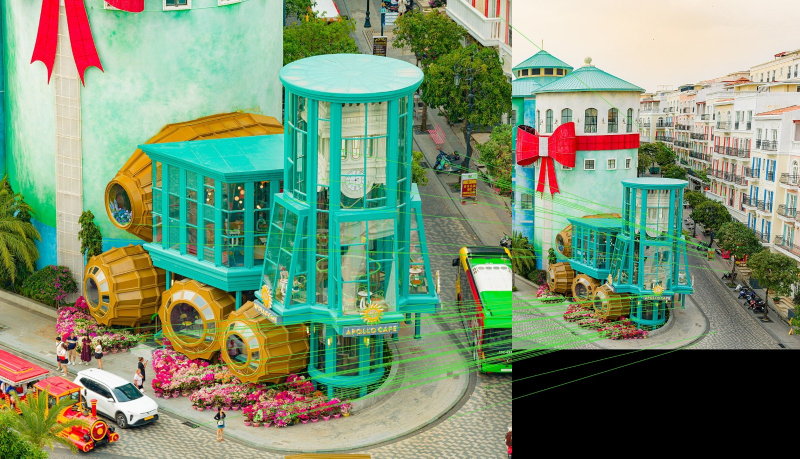
#> input picture R21_evidence/R21_apollo_drone_inlier_lines.jpg, 1600 x 917 px, given in place of R20_drone_0028.jpg, which was not available (shown at 1/2 size); the run also reads 1 picture not shown here
$ python r21-roi-opencv.py
#> lines starting #> are read from the running program, lines starting #| are printed output that depends on the picture; pictures that were not available may be replaced by others from this repository, and a replacement may not be noted
"""Bounded OpenCV R21: transparent feature matching test of actual Apollo photos. NO geometry generation."""
import cv2, numpy as np, json, time, gc
from pathlib import Path
cv2.setNumThreads(1)
root=Path(__file__).parent
r13=Path(r'C:\Users\Public\OpenPQ\living-sunset-r13-real-cell-20261010\photos')
r20=Path(r'C:\Users\Public\OpenPQ\living-r20-source-gate-20261011')
sources={'drone0028':r20/'R20_drone_0028.jpg','drone0031':r13/'08.jpg','ground06':r13/'06.jpg','ground07':r13/'07.jpg'}
bounds={'drone0028':(.14,.00,.96,.98),'drone0031':(.55,.00,.99,.80),
        'ground06':(.15,.00,.77,.98),'ground07':(.18,.00,.82,.95)}
pairs=[('drone0028','drone0031'),('ground06','ground07'),('drone0028','ground06')]
cases=[('whole_sift',False,False),('apollo_roi_sift',True,False),('apollo_roi_rootsift',True,True)]
res=[]
matchimgs=[]
def feats(name,roi,useRoot,maxW=1500):
#> called with name = 'drone0028', roi = False, useRoot = False, maxW = 1500
 im=cv2.imread(str(sources[name]))
#> im is the input picture: shape (917, 1600, 3); mean B, G, R 115.7, 145.2, 122.9
 if im is None:raise ValueError('MISSING '+name)
 h,w=im.shape[:2]
#> h = 917; w = 1600
 if roi:
  x0,y0,x1,y1=bounds[name];l,r=int(x0*w),int(x1*w);t,b=int(y0*h),int(y1*h)
  im=im[t:b,l:r]
 else:l=t=0
 ih,iw=im.shape[:2]
#> ih = 917; iw = 1600
 scl=min(1,maxW/iw)
#> scl = 0.938
 if scl<1:im=cv2.resize(im,(round(iw*scl),round(ih*scl)),interpolation=cv2.INTER_AREA)
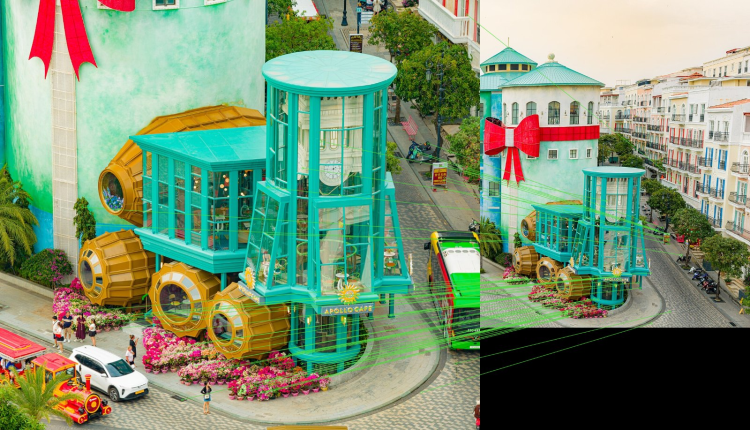
#> im: shape (860, 1500, 3) (shown at 1/2 size); mean B, G, R 115.7, 145.2, 122.9
 g=cv2.cvtColor(im,cv2.COLOR_BGR2GRAY)
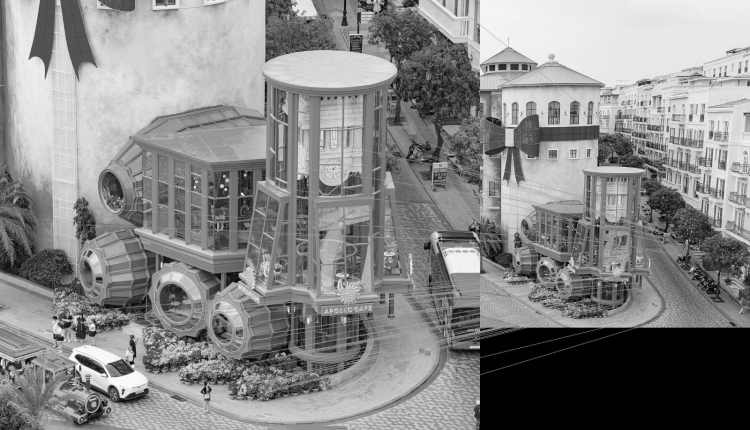
#> g: shape (860, 1500) (shown at 1/2 size); min 0, max 254, mean 135.2
 g=cv2.createCLAHE(clipLimit=2,tileGridSize=(8,8)).apply(g)
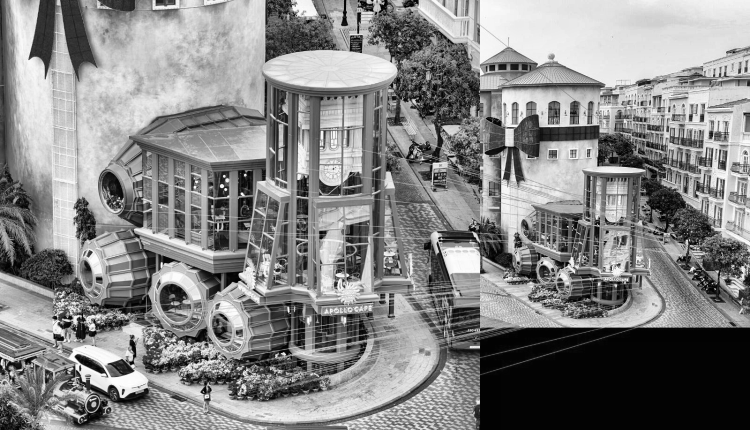
#> g: shape (860, 1500) (shown at 1/2 size); min 0, max 255, mean 133.7
 sift=cv2.SIFT_create(nfeatures=4200,contrastThreshold=.016,edgeThreshold=14,sigma=1.5)
 kp,des=sift.detectAndCompute(g,None)
#> kp = 4200 keypoints; strongest (x, y, size): (490, 350, 3.6), (451, 379, 3.6), (448, 352, 3.4), (1430, 578, 2)
 if useRoot and des is not None:
  des=des/(np.sum(np.abs(des),axis=1,keepdims=True)+1e-7)
  des=np.sqrt(np.maximum(0,des))
 return im,kp,des,(l,t,scl)
def evalcase(a,b,case,roi,useRoot):
 t0=time.time()
 im0,k0,d0,tf0=feats(a,roi,useRoot)
#> k0 has the same summary as kp in feats; tf0 = (0, 0, 0.938)
 im1,k1,d1,tf1=feats(b,roi,useRoot)
 flann=cv2.FlannBasedMatcher(dict(algorithm=1,trees=4),dict(checks=64))
 fwd=flann.knnMatch(d0,d1,k=2);rev=flann.knnMatch(d1,d0,k=2)
 f=[m for m,n in fwd if m.distance<.82*n.distance]
 back={(m.trainIdx,m.queryIdx) for m,n in rev if m.distance<.82*n.distance}
 good=[m for m in f if (m.queryIdx,m.trainIdx) in back]
 pt0=np.float32([k0[m.queryIdx].pt for m in good]).reshape(-1,2)
 pt1=np.float32([k1[m.trainIdx].pt for m in good]).reshape(-1,2)
 nf=nh=0;cov=0;inl=None;fm=None
 if len(good)>=8:
  fm,mf=cv2.findFundamentalMat(pt0,pt1,cv2.FM_RANSAC,2.7,.995,3000)
  if mf is not None and fm is not None and fm.shape==(3,3):
   inl=mf.ravel().astype(bool);nf=int(inl.sum())
   if nf>=8:
    bb=np.ptp(pt0[inl],axis=0)
    cov=round(float(np.prod(bb)/np.prod(im0.shape[:2])),3)
  h,mh=cv2.findHomography(pt0,pt1,cv2.RANSAC,4.5,maxIters=2500)
  nh=int(mh.ravel().sum()) if mh is not None else 0
 row={'pair':a+'__'+b,'method':case,'roi':roi,'detected':[len(k0),len(k1)],
      'reciprocal_matches':len(good),'f_inliers':nf,'h_inliers':nh,'coverage':cov,
      'durationSec':round(time.time()-t0,2),
      'candidateThresholdReached':nf>=45 and nf>nh+12 and cov>=.2,
      'license':'Existing R13/R20 genuine Apollo images CC BY-SA 4.0'}
 if nf>=8:
  vis=cv2.drawMatches(im0,k0,im1,k1,[good[j] for j in np.where(inl)[0][:80]],None,
                     matchColor=(60,220,80),singlePointColor=(255,255,0),flags=cv2.DrawMatchesFlags_NOT_DRAW_SINGLE_POINTS)
  w=min(1600,vis.shape[1]);h=round(vis.shape[0]*w/vis.shape[1]);vis=cv2.resize(vis,(w,h))
  path=root/f'R21_{a}_{b}_{case}.jpg'
  cv2.imwrite(str(path),vis,[cv2.IMWRITE_JPEG_QUALITY,86])
  row['visualFile']=path.name
 return row
for a,b in pairs:
 for case,roi,useRoot in cases:
  try:
   row=evalcase(a,b,case,roi,useRoot);res.append(row)
   print('R21_FEATURE_PAIR',row['pair'],case,'F',row['f_inliers'],'H',row['h_inliers'],
         'area',row['coverage'],'reciprocal',row['reciprocal_matches'],'sec',row['durationSec'],flush=True)
  except Exception as e:
   res.append({'pair':a+'__'+b,'method':case,'error':str(e)})
   print('CASE_ERROR',a,b,case,str(e),flush=True)
  gc.collect()
report={'status':'FEATURE_MATCH_REVIEW_ONLY_NOT_SCAN','R20_gate':'VISUAL_FAIL_SOURCE_BLOCKED',
'results':sorted(res,key=lambda x:x.get('f_inliers',0),reverse=True),
'bestPair':max(res,key=lambda x:x.get('f_inliers',0)),'truth':'No actual camera calibration, metric scale, 3D pose, 10x10 m mesh, or real street behind Apollo. Features alone are not 3D.',
'license':'Images from Wikimedia Commons, CC BY-SA 4.0 (Vivu Vietnam), derivatives attribution and SA required',
'release':'NO_MERGE_NO_DEPLOY_NO_PRODUCTION'}
(root/'R21_OPENCV_ROI_GEOMETRY_QA.json').write_text(json.dumps(report,indent=2),encoding='utf-8')
print('FINAL_R21',report['bestPair'].get('f_inliers',0),report['bestPair']['pair'],report['bestPair']['method'],flush=True)
